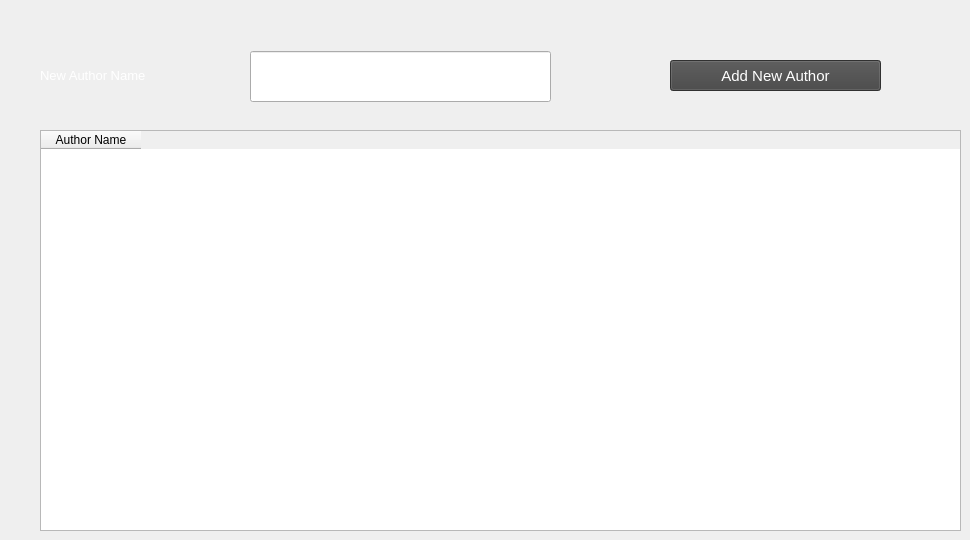
      <widget class="QWidget" name="tab_10">
       <attribute name="title">
        <string>Author</string>
       </attribute>
       <widget class="QLabel" name="label_38">
        <property name="geometry">
         <rect>
          <x>40</x>
          <y>60</y>
          <width>191</width>
          <height>31</height>
         </rect>
        </property>
        <property name="font">
         <font>
          <family>Segoe UI</family>
          <pointsize>10</pointsize>
         </font>
        </property>
        <property name="styleSheet">
         <string notr="true">color: rgb(255, 255, 255);</string>
        </property>
        <property name="text">
         <string>New Author Name</string>
        </property>
       </widget>
       <widget class="QLineEdit" name="lineEdit_26">
        <property name="geometry">
         <rect>
          <x>250</x>
          <y>51</y>
          <width>301</width>
          <height>51</height>
         </rect>
        </property>
       </widget>
       <widget class="QPushButton" name="pushButton_17">
        <property name="geometry">
         <rect>
          <x>670</x>
          <y>60</y>
          <width>211</width>
          <height>31</height>
         </rect>
        </property>
        <property name="font">
         <font>
          <family>Segoe UI</family>
          <pointsize>11</pointsize>
         </font>
        </property>
        <property name="styleSheet">
         <string notr="true">background-color: rgb(68, 68, 68);
color: rgb(255, 255, 255);</string>
        </property>
        <property name="text">
         <string>Add New Author</string>
        </property>
       </widget>
       <widget class="QTableWidget" name="tableWidget_3">
        <property name="geometry">
         <rect>
          <x>40</x>
          <y>130</y>
          <width>921</width>
          <height>401</height>
         </rect>
        </property>
        <property name="font">
         <font>
          <pointsize>9</pointsize>
         </font>
        </property>
        <column>
         <property name="text">
          <string>Author Name</string>
         </property>
        </column>
       </widget>
      </widget>
